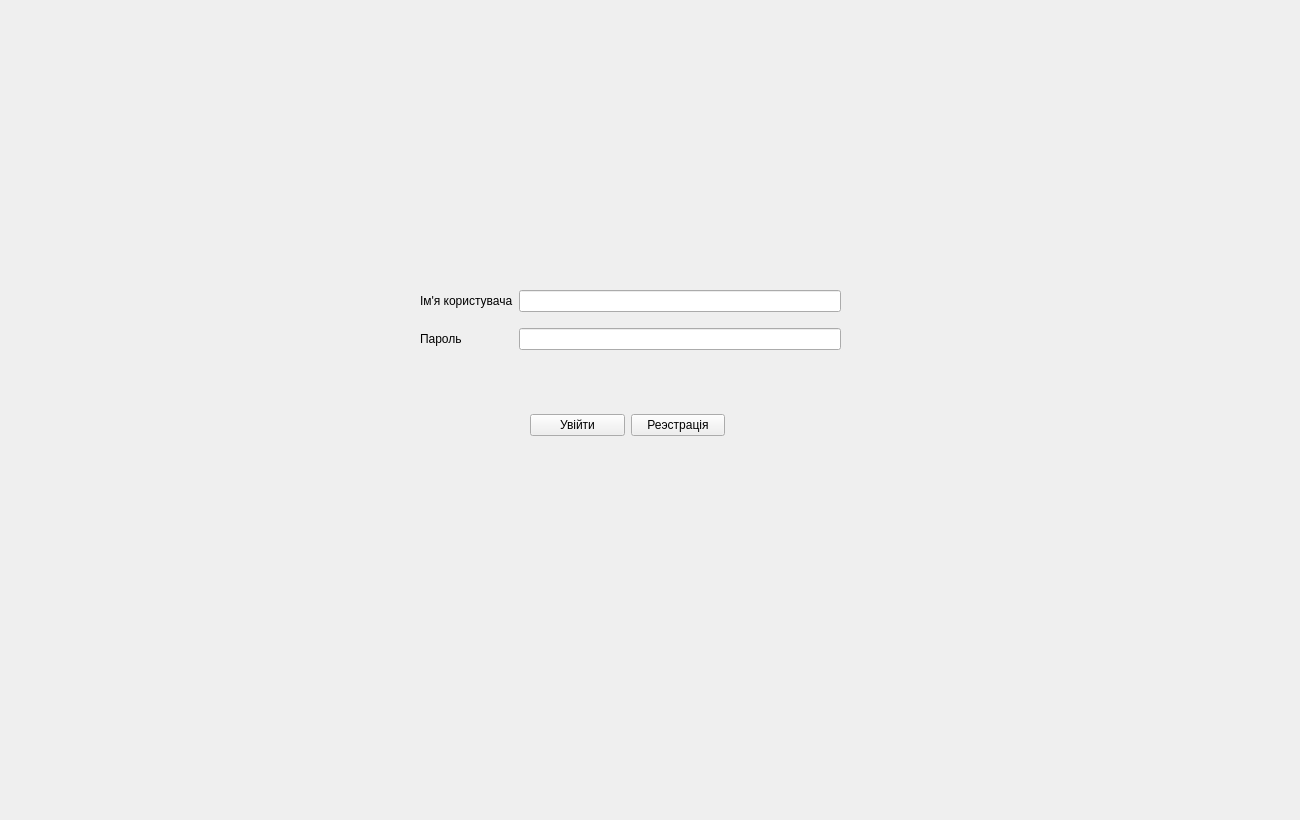
<?xml version="1.0" encoding="UTF-8"?>
<ui version="4.0">
 <class>MainWindow</class>
 <widget class="QMainWindow" name="MainWindow">
  <property name="geometry">
   <rect>
    <x>0</x>
    <y>0</y>
    <width>1300</width>
    <height>820</height>
   </rect>
  </property>
  <property name="windowTitle">
   <string>MainWindow</string>
  </property>
  <widget class="QWidget" name="centralwidget">
   <widget class="QStackedWidget" name="stackedWidget">
    <property name="geometry">
     <rect>
      <x>0</x>
      <y>-10</y>
      <width>1300</width>
      <height>831</height>
     </rect>
    </property>
    <widget class="QWidget" name="page">
     <widget class="QWidget" name="layoutWidget">
      <property name="geometry">
       <rect>
        <x>420</x>
        <y>290</y>
        <width>421</width>
        <height>81</height>
       </rect>
      </property>
      <layout class="QGridLayout" name="gridLayout">
       <item row="0" column="1">
        <widget class="QLineEdit" name="username"/>
       </item>
       <item row="1" column="1">
        <widget class="QLineEdit" name="password">
         <property name="echoMode">
          <enum>QLineEdit::Password</enum>
         </property>
        </widget>
       </item>
       <item row="0" column="0">
        <widget class="QLabel" name="label">
         <property name="styleSheet">
          <string notr="true">font: 18pt &quot;MS Shell Dlg 2&quot;;</string>
         </property>
         <property name="text">
          <string>Ім'я користувача</string>
         </property>
        </widget>
       </item>
       <item row="1" column="0">
        <widget class="QLabel" name="label_2">
         <property name="styleSheet">
          <string notr="true">font: 18pt &quot;MS Shell Dlg 2&quot;;</string>
         </property>
         <property name="text">
          <string>Пароль</string>
         </property>
        </widget>
       </item>
      </layout>
     </widget>
     <widget class="QWidget" name="layoutWidget">
      <property name="geometry">
       <rect>
        <x>530</x>
        <y>420</y>
        <width>195</width>
        <height>30</height>
       </rect>
      </property>
      <layout class="QHBoxLayout" name="horizontalLayout">
       <item>
        <widget class="QPushButton" name="login">
         <property name="text">
          <string>Увійти</string>
         </property>
        </widget>
       </item>
       <item>
        <widget class="QPushButton" name="register_2">
         <property name="text">
          <string>Реэстрація</string>
         </property>
        </widget>
       </item>
      </layout>
     </widget>
    </widget>
    <widget class="QWidget" name="page_2">
     <widget class="QTabWidget" name="tabWidget">
      <property name="geometry">
       <rect>
        <x>0</x>
        <y>10</y>
        <width>1301</width>
        <height>821</height>
       </rect>
      </property>
      <property name="styleSheet">
       <string notr="true">font: 13pt &quot;MS Shell Dlg 2&quot;;</string>
      </property>
      <property name="currentIndex">
       <number>3</number>
      </property>
      <widget class="QWidget" name="book_registration">
       <attribute name="title">
        <string>Реєстрація</string>
       </attribute>
       <widget class="QTableView" name="book_table_view">
        <property name="geometry">
         <rect>
          <x>355</x>
          <y>11</y>
          <width>901</width>
          <height>751</height>
         </rect>
        </property>
       </widget>
       <widget class="QWidget" name="formLayoutWidget">
        <property name="geometry">
         <rect>
          <x>20</x>
          <y>10</y>
          <width>331</width>
          <height>507</height>
         </rect>
        </property>
        <layout class="QGridLayout" name="gridLayout_3">
         <item row="0" column="0">
          <widget class="QLabel" name="label_3">
           <property name="styleSheet">
            <string notr="true">font: 11pt &quot;MS Shell Dlg 2&quot;;</string>
           </property>
           <property name="text">
            <string>ISBN</string>
           </property>
          </widget>
         </item>
         <item row="0" column="1">
          <widget class="QLineEdit" name="isbn_input">
           <property name="maximumSize">
            <size>
             <width>200</width>
             <height>30</height>
            </size>
           </property>
          </widget>
         </item>
         <item row="4" column="0">
          <widget class="QLabel" name="label_5">
           <property name="styleSheet">
            <string notr="true">font: 11pt &quot;MS Shell Dlg 2&quot;;</string>
           </property>
           <property name="text">
            <string>Місто</string>
           </property>
          </widget>
         </item>
         <item row="1" column="0">
          <spacer name="verticalSpacer">
           <property name="orientation">
            <enum>Qt::Vertical</enum>
           </property>
           <property name="sizeHint" stdset="0">
            <size>
             <width>20</width>
             <height>12</height>
            </size>
           </property>
          </spacer>
         </item>
         <item row="8" column="0">
          <widget class="QLabel" name="label_7">
           <property name="styleSheet">
            <string notr="true">font: 11pt &quot;MS Shell Dlg 2&quot;;</string>
           </property>
           <property name="text">
            <string>Рік публікації</string>
           </property>
          </widget>
         </item>
         <item row="2" column="0">
          <widget class="QLabel" name="label_4">
           <property name="styleSheet">
            <string notr="true">font: 11pt &quot;MS Shell Dlg 2&quot;;</string>
           </property>
           <property name="text">
            <string>Назва</string>
           </property>
          </widget>
         </item>
         <item row="3" column="0">
          <spacer name="verticalSpacer_2">
           <property name="orientation">
            <enum>Qt::Vertical</enum>
           </property>
           <property name="sizeHint" stdset="0">
            <size>
             <width>20</width>
             <height>12</height>
            </size>
           </property>
          </spacer>
         </item>
         <item row="5" column="0">
          <spacer name="verticalSpacer_3">
           <property name="orientation">
            <enum>Qt::Vertical</enum>
           </property>
           <property name="sizeHint" stdset="0">
            <size>
             <width>20</width>
             <height>12</height>
            </size>
           </property>
          </spacer>
         </item>
         <item row="9" column="0">
          <spacer name="verticalSpacer_5">
           <property name="orientation">
            <enum>Qt::Vertical</enum>
           </property>
           <property name="sizeHint" stdset="0">
            <size>
             <width>20</width>
             <height>12</height>
            </size>
           </property>
          </spacer>
         </item>
         <item row="10" column="0">
          <widget class="QLabel" name="label_8">
           <property name="styleSheet">
            <string notr="true">font: 11pt &quot;MS Shell Dlg 2&quot;;</string>
           </property>
           <property name="text">
            <string>К-сть сторінок</string>
           </property>
          </widget>
         </item>
         <item row="4" column="1">
          <widget class="QComboBox" name="city_input">
           <property name="maximumSize">
            <size>
             <width>160</width>
             <height>20</height>
            </size>
           </property>
          </widget>
         </item>
         <item row="11" column="0">
          <spacer name="verticalSpacer_7">
           <property name="orientation">
            <enum>Qt::Vertical</enum>
           </property>
           <property name="sizeHint" stdset="0">
            <size>
             <width>20</width>
             <height>12</height>
            </size>
           </property>
          </spacer>
         </item>
         <item row="10" column="1">
          <widget class="QLineEdit" name="pages_input">
           <property name="maximumSize">
            <size>
             <width>200</width>
             <height>30</height>
            </size>
           </property>
          </widget>
         </item>
         <item row="6" column="1">
          <widget class="QLineEdit" name="publisher_input">
           <property name="maximumSize">
            <size>
             <width>200</width>
             <height>30</height>
            </size>
           </property>
          </widget>
         </item>
         <item row="2" column="1">
          <widget class="QLineEdit" name="title_input">
           <property name="maximumSize">
            <size>
             <width>200</width>
             <height>30</height>
            </size>
           </property>
          </widget>
         </item>
         <item row="8" column="1">
          <widget class="QLineEdit" name="year_input">
           <property name="maximumSize">
            <size>
             <width>200</width>
             <height>30</height>
            </size>
           </property>
          </widget>
         </item>
         <item row="12" column="1">
          <widget class="QLineEdit" name="price_input">
           <property name="maximumSize">
            <size>
             <width>200</width>
             <height>30</height>
            </size>
           </property>
          </widget>
         </item>
         <item row="14" column="1">
          <widget class="QLineEdit" name="copies_count_input">
           <property name="maximumSize">
            <size>
             <width>200</width>
             <height>30</height>
            </size>
           </property>
          </widget>
         </item>
         <item row="7" column="0">
          <spacer name="verticalSpacer_4">
           <property name="orientation">
            <enum>Qt::Vertical</enum>
           </property>
           <property name="sizeHint" stdset="0">
            <size>
             <width>20</width>
             <height>12</height>
            </size>
           </property>
          </spacer>
         </item>
         <item row="14" column="0">
          <widget class="QLabel" name="label_10">
           <property name="styleSheet">
            <string notr="true">font: 11pt &quot;MS Shell Dlg 2&quot;;</string>
           </property>
           <property name="text">
            <string>К-сть копій</string>
           </property>
          </widget>
         </item>
         <item row="13" column="0">
          <spacer name="verticalSpacer_6">
           <property name="orientation">
            <enum>Qt::Vertical</enum>
           </property>
           <property name="sizeHint" stdset="0">
            <size>
             <width>20</width>
             <height>12</height>
            </size>
           </property>
          </spacer>
         </item>
         <item row="12" column="0">
          <widget class="QLabel" name="label_9">
           <property name="styleSheet">
            <string notr="true">font: 11pt &quot;MS Shell Dlg 2&quot;;</string>
           </property>
           <property name="text">
            <string>Ціна</string>
           </property>
          </widget>
         </item>
         <item row="6" column="0">
          <widget class="QLabel" name="label_6">
           <property name="styleSheet">
            <string notr="true">font: 11pt &quot;MS Shell Dlg 2&quot;;</string>
           </property>
           <property name="text">
            <string>Видавництво</string>
           </property>
          </widget>
         </item>
         <item row="16" column="0">
          <widget class="QLabel" name="label_32">
           <property name="styleSheet">
            <string notr="true">font: 12pt &quot;MS Shell Dlg 2&quot;;</string>
           </property>
           <property name="text">
            <string>Галузь</string>
           </property>
          </widget>
         </item>
         <item row="16" column="1">
          <widget class="QComboBox" name="book_sphere">
           <property name="maximumSize">
            <size>
             <width>300</width>
             <height>24</height>
            </size>
           </property>
          </widget>
         </item>
         <item row="15" column="0">
          <spacer name="verticalSpacer_15">
           <property name="orientation">
            <enum>Qt::Vertical</enum>
           </property>
           <property name="sizeHint" stdset="0">
            <size>
             <width>20</width>
             <height>12</height>
            </size>
           </property>
          </spacer>
         </item>
        </layout>
       </widget>
       <widget class="QScrollArea" name="scrollArea">
        <property name="geometry">
         <rect>
          <x>20</x>
          <y>540</y>
          <width>331</width>
          <height>161</height>
         </rect>
        </property>
        <property name="widgetResizable">
         <bool>true</bool>
        </property>
        <widget class="QWidget" name="scrollAreaWidgetContents">
         <property name="geometry">
          <rect>
           <x>0</x>
           <y>0</y>
           <width>329</width>
           <height>159</height>
          </rect>
         </property>
         <widget class="QLabel" name="label_12">
          <property name="geometry">
           <rect>
            <x>10</x>
            <y>60</y>
            <width>71</width>
            <height>31</height>
           </rect>
          </property>
          <property name="styleSheet">
           <string notr="true">font: 12pt &quot;MS Shell Dlg 2&quot;;</string>
          </property>
          <property name="text">
           <string/>
          </property>
         </widget>
         <widget class="QWidget" name="layoutWidget">
          <property name="geometry">
           <rect>
            <x>0</x>
            <y>0</y>
            <width>295</width>
            <height>35</height>
           </rect>
          </property>
          <layout class="QGridLayout" name="gridLayout_2">
           <item row="0" column="0">
            <widget class="QLabel" name="label_11">
             <property name="styleSheet">
              <string notr="true">font: 11pt &quot;MS Shell Dlg 2&quot;;</string>
             </property>
             <property name="text">
              <string>Автор</string>
             </property>
            </widget>
           </item>
           <item row="0" column="1">
            <widget class="QLineEdit" name="author_input"/>
           </item>
          </layout>
         </widget>
        </widget>
       </widget>
       <widget class="QPushButton" name="add_book_btn">
        <property name="geometry">
         <rect>
          <x>90</x>
          <y>720</y>
          <width>161</width>
          <height>41</height>
         </rect>
        </property>
        <property name="styleSheet">
         <string notr="true">font: 11pt &quot;MS Shell Dlg 2&quot;;</string>
        </property>
        <property name="text">
         <string>Додати книгу</string>
        </property>
       </widget>
       <widget class="QPushButton" name="add_author_btn">
        <property name="geometry">
         <rect>
          <x>0</x>
          <y>540</y>
          <width>20</width>
          <height>20</height>
         </rect>
        </property>
        <property name="maximumSize">
         <size>
          <width>20</width>
          <height>20</height>
         </size>
        </property>
        <property name="text">
         <string>+</string>
        </property>
       </widget>
      </widget>
      <widget class="QWidget" name="inventorization">
       <attribute name="title">
        <string>Інвентарізація</string>
       </attribute>
       <widget class="QTableView" name="inven_db_view">
        <property name="geometry">
         <rect>
          <x>25</x>
          <y>30</y>
          <width>781</width>
          <height>711</height>
         </rect>
        </property>
       </widget>
       <widget class="QPushButton" name="saveInventory">
        <property name="geometry">
         <rect>
          <x>950</x>
          <y>470</y>
          <width>131</width>
          <height>41</height>
         </rect>
        </property>
        <property name="text">
         <string>Зберегти</string>
        </property>
       </widget>
       <widget class="QWidget" name="">
        <property name="geometry">
         <rect>
          <x>840</x>
          <y>300</y>
          <width>426</width>
          <height>143</height>
         </rect>
        </property>
        <layout class="QGridLayout" name="gridLayout_4">
         <item row="3" column="2">
          <widget class="QComboBox" name="shelf_input">
           <property name="maximumSize">
            <size>
             <width>50</width>
             <height>24</height>
            </size>
           </property>
          </widget>
         </item>
         <item row="1" column="0">
          <widget class="QLabel" name="label_15">
           <property name="text">
            <string>ISBN</string>
           </property>
          </widget>
         </item>
         <item row="1" column="2">
          <widget class="QComboBox" name="isbn_input_inv">
           <property name="maximumSize">
            <size>
             <width>300</width>
             <height>24</height>
            </size>
           </property>
          </widget>
         </item>
         <item row="2" column="0" colspan="2">
          <widget class="QLabel" name="label_13">
           <property name="text">
            <string>Інвентарний номер</string>
           </property>
          </widget>
         </item>
         <item row="3" column="0">
          <widget class="QLabel" name="label_14">
           <property name="text">
            <string>Полиця</string>
           </property>
          </widget>
         </item>
         <item row="2" column="2">
          <widget class="QLineEdit" name="invenId"/>
         </item>
        </layout>
       </widget>
      </widget>
      <widget class="QWidget" name="book_reader_rel">
       <attribute name="title">
        <string>Видача</string>
       </attribute>
       <widget class="QTableView" name="reader_copy_view">
        <property name="geometry">
         <rect>
          <x>25</x>
          <y>31</y>
          <width>891</width>
          <height>711</height>
         </rect>
        </property>
       </widget>
       <widget class="QPushButton" name="save_give">
        <property name="geometry">
         <rect>
          <x>1030</x>
          <y>520</y>
          <width>93</width>
          <height>28</height>
         </rect>
        </property>
        <property name="text">
         <string>Видати</string>
        </property>
       </widget>
       <widget class="QWidget" name="">
        <property name="geometry">
         <rect>
          <x>1000</x>
          <y>260</y>
          <width>148</width>
          <height>215</height>
         </rect>
        </property>
        <layout class="QGridLayout" name="gridLayout_8">
         <item row="3" column="0">
          <widget class="QComboBox" name="ticketId_give"/>
         </item>
         <item row="2" column="0">
          <widget class="QLabel" name="label_30">
           <property name="text">
            <string>Читачеві</string>
           </property>
          </widget>
         </item>
         <item row="1" column="0">
          <widget class="QComboBox" name="invenId_give"/>
         </item>
         <item row="5" column="0">
          <widget class="QDateEdit" name="expected_date"/>
         </item>
         <item row="0" column="0">
          <widget class="QLabel" name="label_29">
           <property name="text">
            <string>Примірник</string>
           </property>
          </widget>
         </item>
         <item row="4" column="0">
          <widget class="QLabel" name="label_31">
           <property name="text">
            <string>Дo</string>
           </property>
          </widget>
         </item>
        </layout>
       </widget>
      </widget>
      <widget class="QWidget" name="book_deletion">
       <attribute name="title">
        <string>Отримання </string>
       </attribute>
       <widget class="QTableView" name="reader_copy_view_get">
        <property name="geometry">
         <rect>
          <x>20</x>
          <y>30</y>
          <width>891</width>
          <height>711</height>
         </rect>
        </property>
       </widget>
       <widget class="QWidget" name="layoutWidget_4">
        <property name="geometry">
         <rect>
          <x>1030</x>
          <y>270</y>
          <width>148</width>
          <height>215</height>
         </rect>
        </property>
        <layout class="QGridLayout" name="gridLayout_9">
         <item row="0" column="0">
          <widget class="QLabel" name="label_34">
           <property name="text">
            <string>Примірник</string>
           </property>
          </widget>
         </item>
         <item row="3" column="0">
          <widget class="QComboBox" name="ticketId_get"/>
         </item>
         <item row="2" column="0">
          <widget class="QLabel" name="label_33">
           <property name="text">
            <string>Читач</string>
           </property>
          </widget>
         </item>
         <item row="1" column="0">
          <widget class="QComboBox" name="invenId_get"/>
         </item>
        </layout>
       </widget>
       <widget class="QPushButton" name="save_get">
        <property name="geometry">
         <rect>
          <x>1030</x>
          <y>520</y>
          <width>151</width>
          <height>31</height>
         </rect>
        </property>
        <property name="text">
         <string>Отримати</string>
        </property>
       </widget>
      </widget>
     </widget>
    </widget>
   </widget>
  </widget>
 </widget>
 <resources/>
 <connections/>
</ui>
